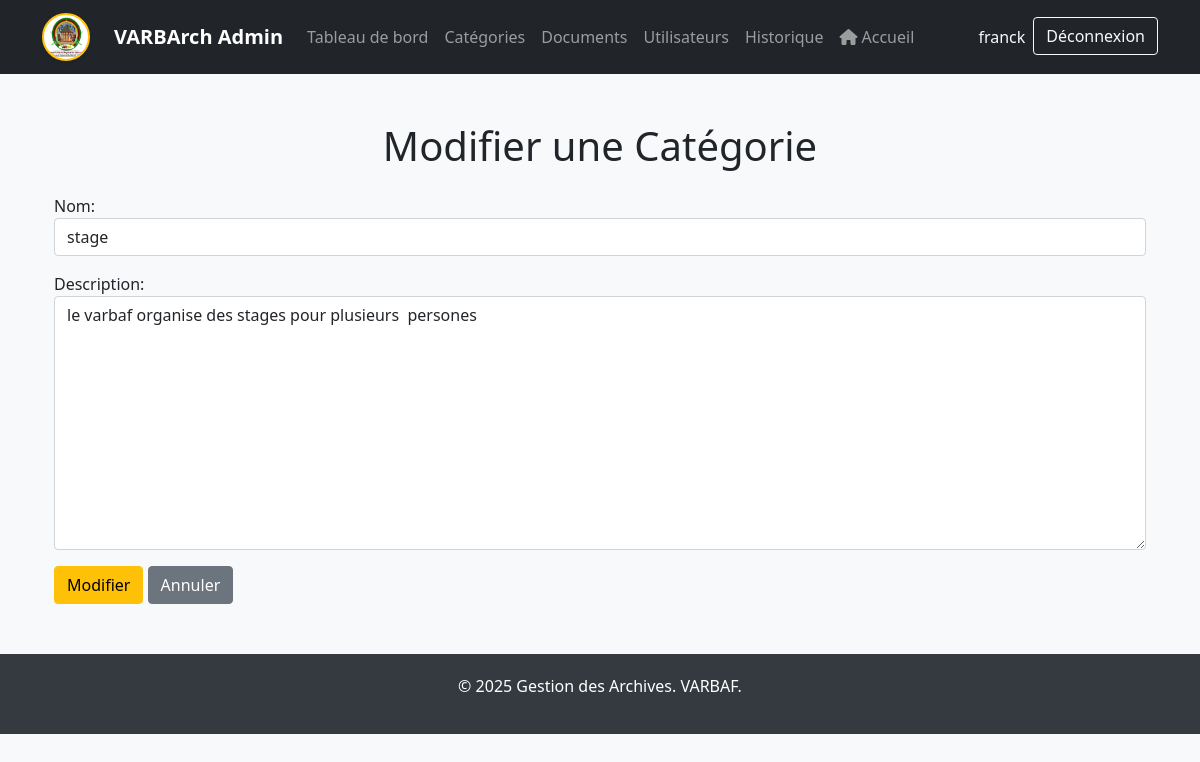
Page /categories/modifier/1/ (signed in) on the committed database.
### archivage/models.py (models this page shows, shortened)
class Categorie(models.Model):
    nom = models.CharField(max_length=100, verbose_name="Nom de la catégorie")
    description = models.TextField(blank=True, null=True, verbose_name="Description")

### archivage/views.py (the view)
# urls.py: path('categories/modifier/<int:categorie_id>/', views.modifier_categorie, name='modifier_categorie'),
@user_passes_test(is_admin)
def modifier_categorie(request, categorie_id):
    categorie = get_object_or_404(Categorie, id=categorie_id)
    if request.method == 'POST':
        form = CategorieForm(request.POST, instance=categorie)
        if form.is_valid():
            categorie = form.save()
            Historique.objects.create(
                type_element='categorie',
                action='modification_categorie',
                utilisateur=request.user.username,
                categorie=categorie,
                details=f"Modification de la catégorie : {categorie.nom}"
            )
            messages.success(request, f"La catégorie '{categorie.nom}' a été modifiée avec succès.")
            return redirect('admin_dashboard')
    else:
        form = CategorieForm(instance=categorie)
    return render(request, 'archivage/modifier_categorie.html', {'form': form})

### archivage/forms.py
class CategorieForm(forms.ModelForm):
    class Meta:
        model = Categorie
        fields = ['nom', 'description']
        widgets = {
            'nom': forms.TextInput(attrs={'class': 'form-control', 'placeholder': 'Nom de la catégorie'}),
            'description': forms.Textarea(attrs={'class': 'form-control', 'placeholder': 'Description'}),
        }
        labels = {
            'nom': 'Nom',
            'description': 'Description',
        }

### archivage/views.py (called while the page is built)
def is_admin(user):
    return user.is_superuser

### archivage/templates/archivage/modifier_categorie.html (shortened to what this page needs)
{% extends 'baseAdmin.html' %}
{% block content %}
<div class="container mt-5">
    <h1 class="text-center mb-4">Modifier une Catégorie</h1>
    <form method="post">
        {{ form.as_p }}
        <button type="submit" class="btn btn-warning">Modifier</button>
        <a href="{% url 'liste_categories_admin' %}" class="btn btn-secondary">Annuler</a>
    </form>
</div>
{% endblock %}

### archivage/templates/baseAdmin.html (shortened to what this page needs)
{% load static %}
<!DOCTYPE html>
<html lang="fr">
<head>
    <link href="https://cdn.jsdelivr.net/npm/bootstrap@5.1.3/dist/css/bootstrap.min.css" rel="stylesheet">
    <link href="https://cdnjs.cloudflare.com/ajax/libs/font-awesome/6.0.0/css/all.min.css" rel="stylesheet">
</head>
<body>
    <nav class="navbar navbar-expand-lg navbar-dark bg-dark">
        <div class="container">
        <a class="navbar-brand d-flex align-items-center" href="{% url 'admin_dashboard' %}">
            <img src="{% static '../media/documents/logoVarBaf.png' %}" alt="" class="logo rounded-circle shadow-sm me-2" style="height:48px; width:48px; object-fit:cover; background:#fff; border:2px solid #ffc107;">
        </a>
            <a class="navbar-brand" href="{% url 'admin_dashboard' %}">VARBArch Admin</a>
            <div class="collapse navbar-collapse" id="navbarNav">
                <ul class="navbar-nav me-auto">
                    <li class="nav-item">
                        <a class="nav-link" href="{% url 'admin_dashboard' %}">Tableau de bord</a>
                    </li>
                    <li class="nav-item">
                        <a class="nav-link" href="{% url 'liste_categories_admin' %}">Catégories</a>
                    </li>
                    <li class="nav-item">
                        <a class="nav-link" href="{% url 'liste_documents_admin' %}">Documents</a>
                    </li>
                    <li class="nav-item">
                        <a class="nav-link" href="{% url 'liste_utilisateurs' %}">Utilisateurs</a>
                    </li>
                    <li class="nav-item">
                        <a class="nav-link" href="{% url 'liste_historique' %}">Historique</a>
                    </li>
                    <li class="nav-item">
                        <a class="nav-link" href="{% url 'accueil' %}"><i class="fas fa-home me-1"></i>Accueil</a>
                    </li>
                </ul>
                {% if user.is_authenticated %}
                <ul class="navbar-nav">
                    <li class="nav-item">
                        <span class="nav-link text-light">{{ user.username }}</span>
                    </li>
                    <li class="nav-item">
                        <form method="post" action="{% url 'logout' %}" class="d-inline">
                            <button type="submit" class="btn btn-outline-light">Déconnexion</button>
                        </form>
                    </li>
                </ul>
                {% endif %}
            </div>
        </div>
    </nav>
    <div class="container mt-5">
        {% block content %}{% endblock %}
    </div>
    <footer class="footer">
        <div class="container">
            <p>&copy; 2025 Gestion des Archives. VARBAF.</p>
        </div>
    </footer>
</body>
</html>

### archivage/templates/baseAdmin.html (style rules this page uses)
body { background-color: #f8f9fa; }
.navbar { background-color: #343a40; }
.navbar-brand { color: #ffffff; font-weight: bold; }
.navbar-nav .nav-link { color: #ffffff; }
.footer { background-color: #343a40; color: #ffffff; padding: 20px 0; text-align: center; margin-top: 50px; }
.logo { height: 40px; margin-right: 10px; }

### rows in the picture
Categorie: nom "stage", description "le varbaf organise des stages pour plusieurs persones"

### other values in the picture
{{ user.username }} "franck"
